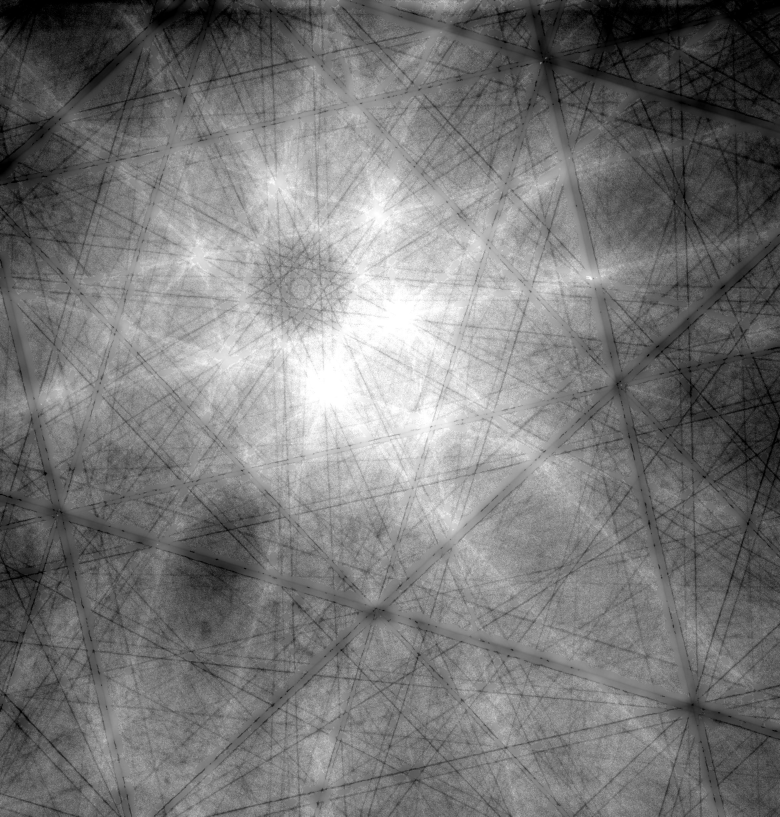
#> input picture docs/review_runs/visual_line_hide_v1/variants/B_sato95_width4_mg_sigma15_keep0.1/suppressed_preview.jpg, 2340 x 2450 px (shown at 1/3 size)
$ python -i line_band_contrast_suppress_v3.py   (imports and definitions only)
#> lines starting #> are read from the running program, lines starting #| are printed output that depends on the picture
#> further down, picture is the input picture: shape (2450, 2340); min 0, max 255, mean 119.7
"""Stage 2d - Visual Line Hide v3.

Extends v2 with *orientation-aware background filling*:

For every core / halo pixel we estimate the local ridge normal from the
structure tensor of the smoothed raw image, then sample the image along
+/- normal at distances {wc+2, wc+4, wc+8, wc+12}. Samples that land on
known line pixels (broad sato75 mask) or on the current edit mask or on
the protect mask are dropped. The remaining valid samples are reduced
with a per-pixel median; pixels with zero valid samples fall back to the
v2 side-band gaussian bg.

This is the closest the non-DL pipeline gets to "Photoshop line repair":
the replacement at the core comes from along-the-line neighbors, not
from a Gaussian blur of the surrounding region — so cross-line texture
is preserved and the line core no longer fights back through residual
contrast.

Sweep budget: 32 variants total
- C90b: 3 (black_threshold) x 2 (core_width) x 2 (halo_width) x 2 (keep_halo) = 24
- D85b: 2 (black_threshold)  x 2 (core_width) x 1 (halo_width) x 2 (keep_halo) = 8

Per-variant summary panels embed 4 auto-picked zoom crops; an aggregate
zoom_compare_sheet shows top variants vs raw across all 4 crops.
"""

from __future__ import annotations

import argparse
import csv
import json
import time
import warnings
from itertools import product
from pathlib import Path

import numpy as np
import tifffile
from PIL import Image
from scipy import ndimage
from skimage.morphology import binary_closing, binary_dilation, disk

import matplotlib
# [1 line not run here, left out]
import matplotlib.pyplot as plt


# --------------------------------------------------------------------------- #
# IO helpers
# --------------------------------------------------------------------------- #

def load_tif(path: Path) -> np.ndarray:
    return tifffile.imread(str(path))


def load_mask(path: Path) -> np.ndarray:
    img = Image.open(str(path)).convert("L")
    return np.asarray(img) > 127


def save_mask(path: Path, mask: np.ndarray) -> None:
    path.parent.mkdir(parents=True, exist_ok=True)
    Image.fromarray((mask.astype(np.uint8) * 255)).save(str(path))


def save_uint8(path: Path, arr8: np.ndarray) -> None:
    path.parent.mkdir(parents=True, exist_ok=True)
    Image.fromarray(arr8).save(str(path))


def save_tif(path: Path, arr: np.ndarray) -> None:
    path.parent.mkdir(parents=True, exist_ok=True)
    tifffile.imwrite(str(path), arr, compression="zlib")


# --------------------------------------------------------------------------- #
# Black-line score (carried over from v2)
# --------------------------------------------------------------------------- #

# [15 lines left out: function compute_black_line_score, not called in this run]


# --------------------------------------------------------------------------- #
# Structure tensor -> ridge normal direction
# --------------------------------------------------------------------------- #

def compute_normal_direction(
    img_f: np.ndarray, sigma_pre: float = 1.0, sigma_tensor: float = 4.0,
) -> tuple[np.ndarray, np.ndarray, np.ndarray]:
    """Return (cos_n, sin_n, coherence).

    (cos_n, sin_n) is a unit vector pointing along the dominant gradient
    (which equals the ridge *normal* for thin ridges). It is given in
    image coordinates so that sampling at offset d uses
        (y + d*sin_n, x + d*cos_n).
    coherence in [0, 1] is the eigenvalue ratio (lam1 - lam2) / (lam1 + lam2);
    high near real ridges, low in featureless regions.
    """
#> called with sigma_pre = 1, sigma_tensor = 4
    img_s = ndimage.gaussian_filter(img_f, sigma=sigma_pre)
    gx = ndimage.sobel(img_s, axis=1)
    gy = ndimage.sobel(img_s, axis=0)
    Jxx = ndimage.gaussian_filter(gx * gx, sigma=sigma_tensor)
    Jxy = ndimage.gaussian_filter(gx * gy, sigma=sigma_tensor)
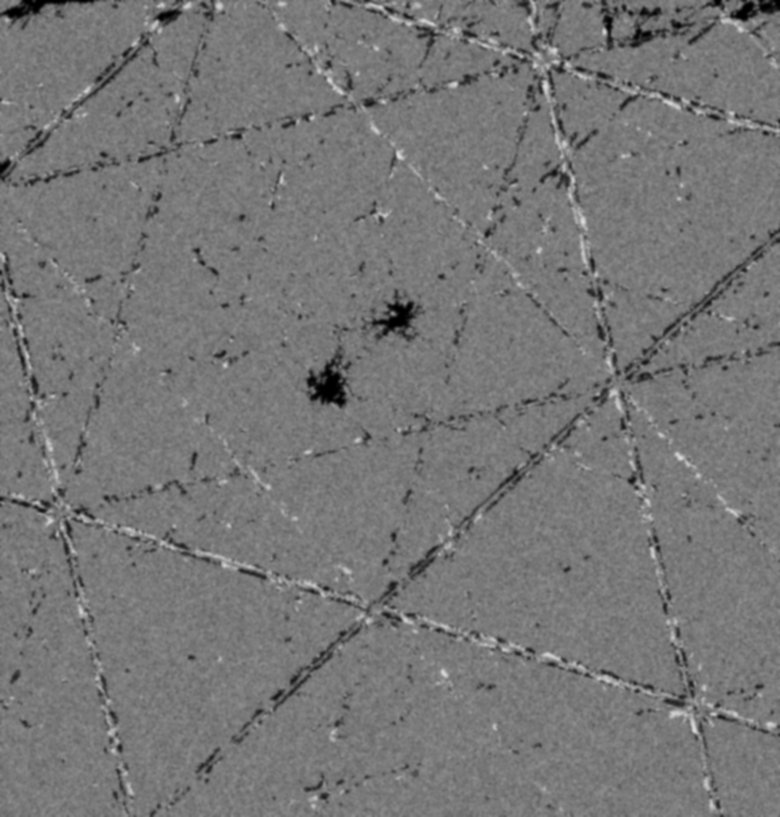
#> Jxy: shape (2450, 2340) (shown at 1/3 size); min 0, max 222, mean 118.4
    Jyy = ndimage.gaussian_filter(gy * gy, sigma=sigma_tensor)
    theta_n = 0.5 * np.arctan2(2.0 * Jxy, Jxx - Jyy)
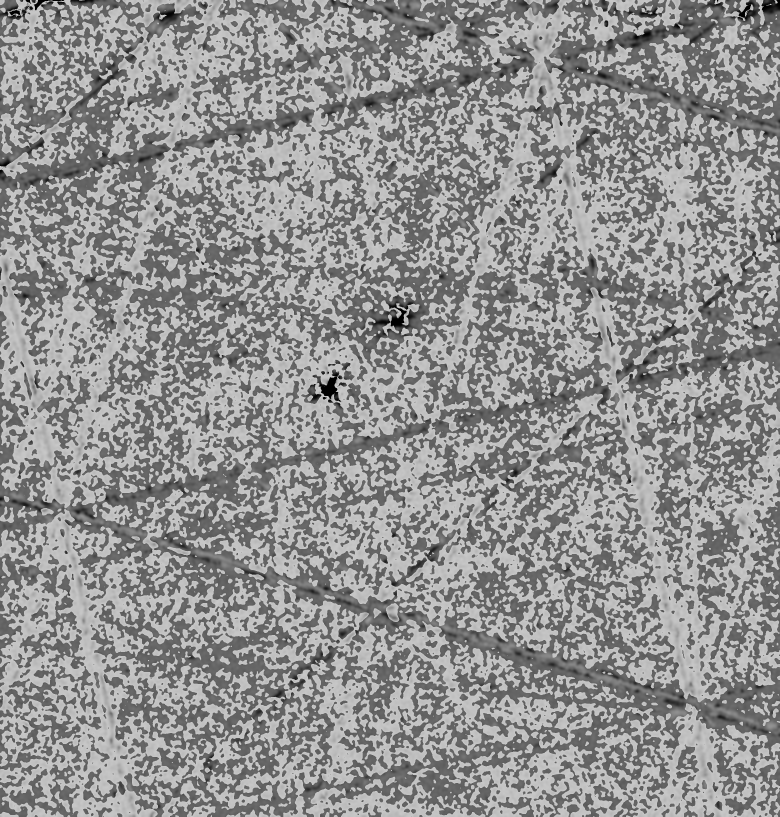
#> theta_n: shape (2450, 2340) float64 (shown at 1/3 size); min 0, max 0.785, mean 0.576
    cos_n = np.cos(theta_n).astype(np.float32)
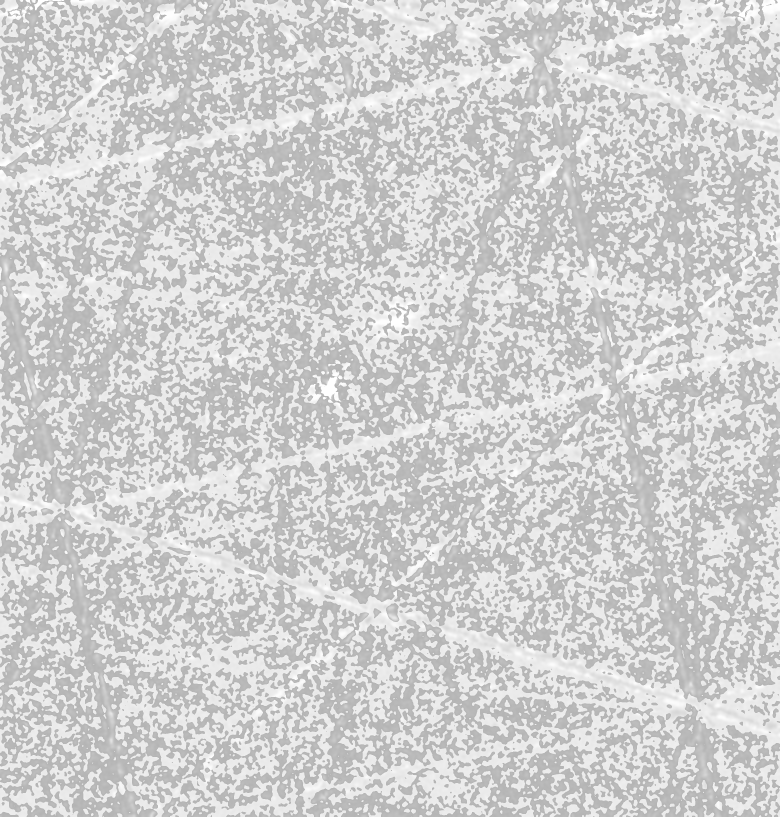
#> cos_n: shape (2450, 2340) float32 (shown at 1/3 size); min 0.707, max 1, mean 0.823
    sin_n = np.sin(theta_n).astype(np.float32)
    tmp = np.sqrt(np.maximum((Jxx - Jyy) ** 2 + 4.0 * Jxy ** 2, 0.0))
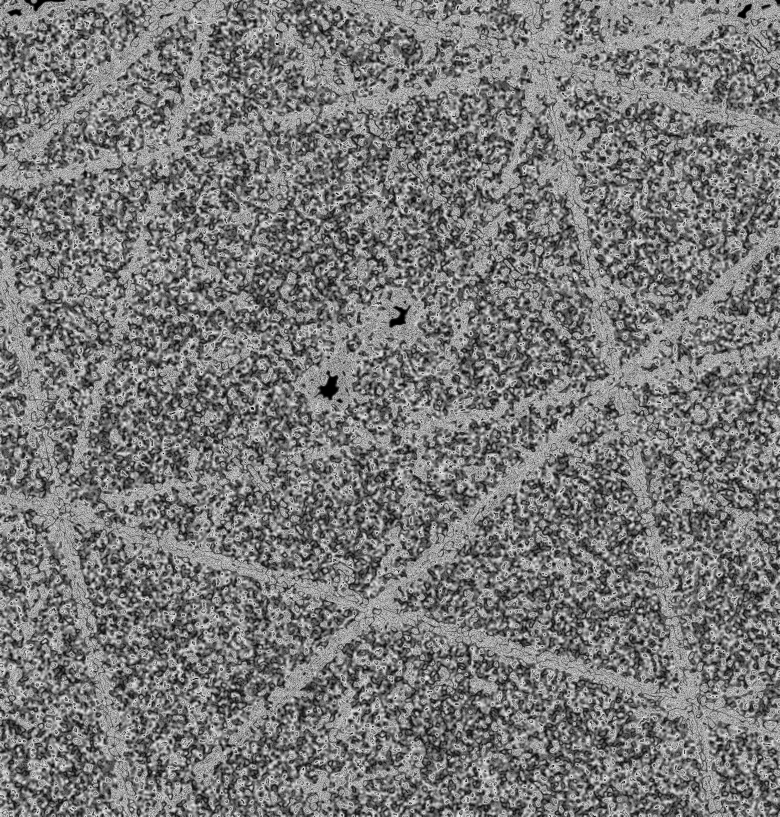
#> tmp: shape (2450, 2340) float64 (shown at 1/3 size); min 0, max 35.28, mean 16.8; drawn with min black and max white
    lam1 = 0.5 * (Jxx + Jyy + tmp)
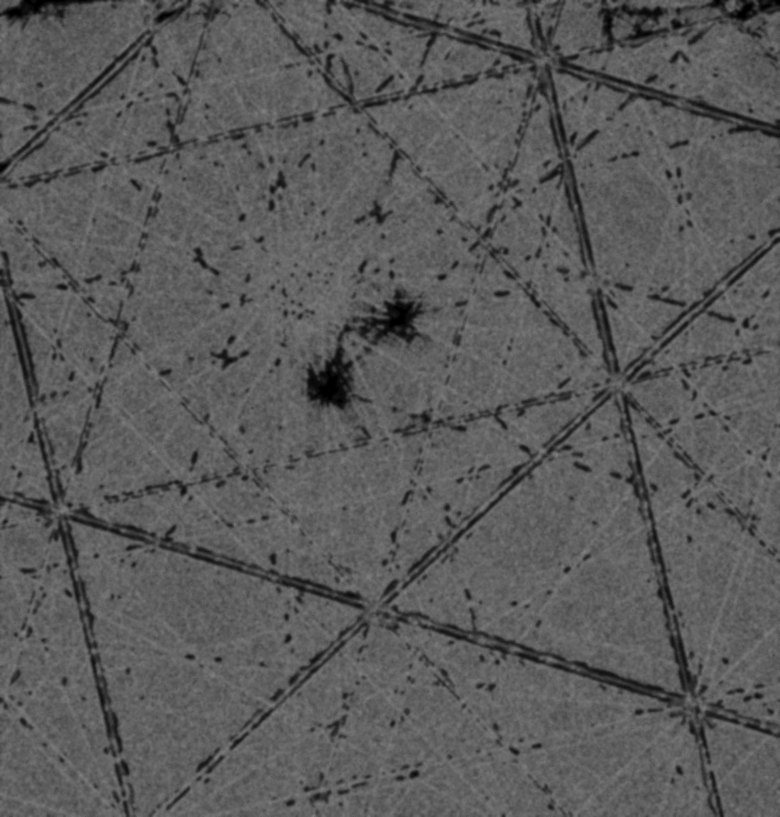
#> lam1: shape (2450, 2340) float64 (shown at 1/3 size); min 0, max 131.4, mean 90.5
    lam2 = 0.5 * (Jxx + Jyy - tmp)
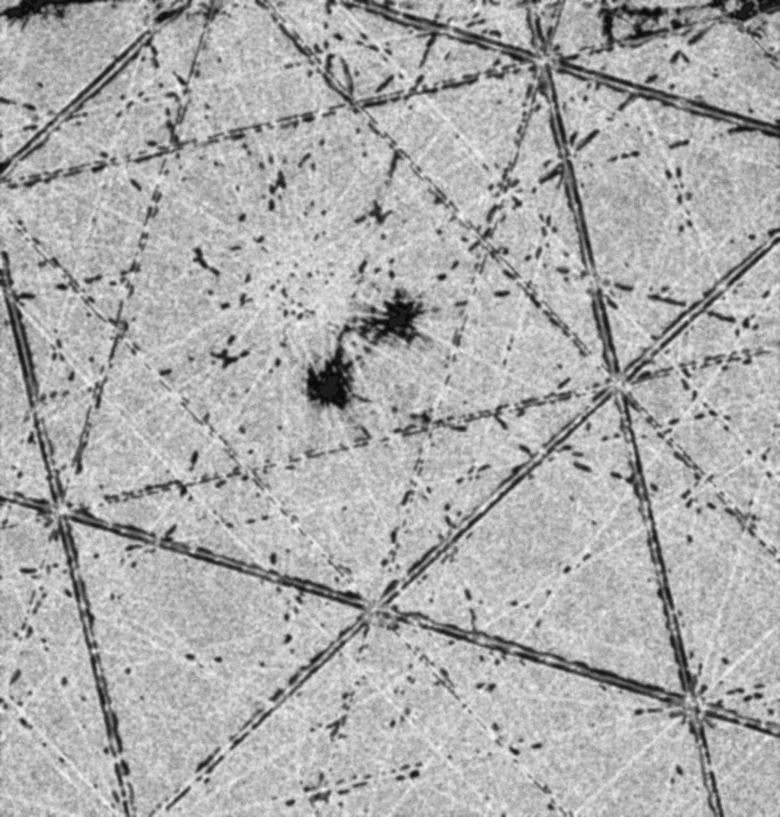
#> lam2: shape (2450, 2340) float64 (shown at 1/3 size); min -15.1, max 116, mean 73.6; drawn with min black and max white
    coh = (lam1 - lam2) / (lam1 + lam2 + 1e-12)
    coh = np.clip(coh, 0.0, 1.0).astype(np.float32)
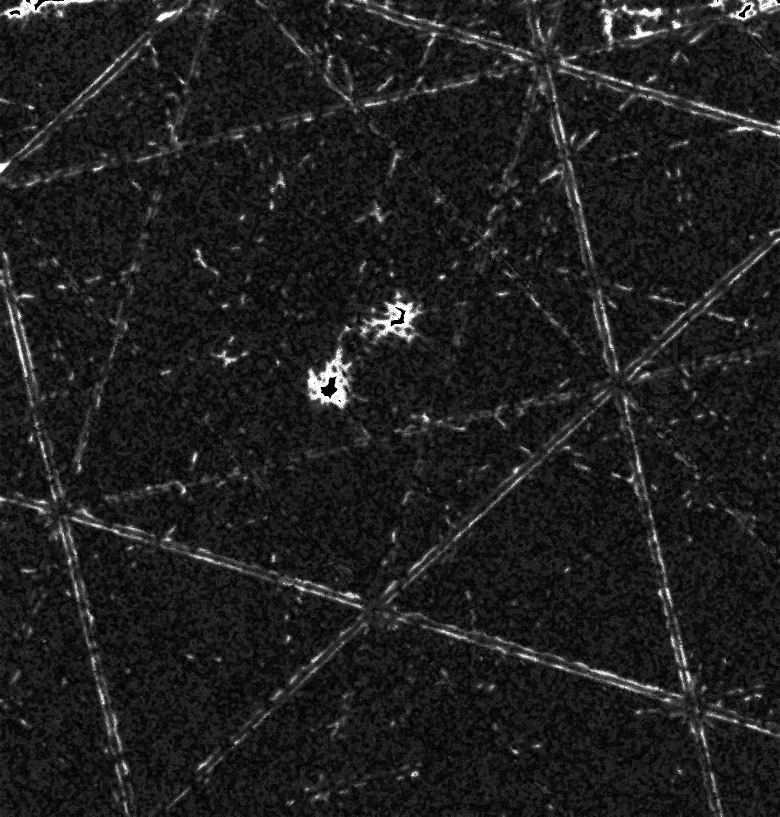
#> coh: shape (2450, 2340) float32 (shown at 1/3 size); min 0, max 1, mean 0.123
    return cos_n, sin_n, coh


# --------------------------------------------------------------------------- #
# Core + halo masks
# --------------------------------------------------------------------------- #

# [183 lines left out: functions build_core_halo, side_band_bg, directional_bg, feather_outer_alpha, suppress_v3, select_zoom_crops and 2 more, not called in this run]


def to_uint8(arr: np.ndarray, lo: float, hi: float) -> np.ndarray:
    a = (arr.astype(np.float32) - lo) / (hi - lo)
    return (np.clip(a, 0.0, 1.0) * 255.0 + 0.5).astype(np.uint8)


# [177 lines left out: functions overlay_core_halo, diff_heatmap, downscale_uint8, save_summary_panel, save_contact_sheet, save_compare_sheet and 1 more, not called in this run]


# --------------------------------------------------------------------------- #
# Variant runner
# --------------------------------------------------------------------------- #

VARIANT_FIELDS = [
    "variant_name", "mask_name", "black_threshold",
    "width_core", "halo_width", "keep_core", "keep_halo",
    "side_sigma", "feather_radius",
    "core_coverage_percent", "halo_coverage_percent",
    "edit_coverage_percent",
    "dir_bg_coverage_core_percent",
    "mean_abs_removed_core", "mean_abs_removed_halo",
    "mean_abs_removed_outside",
    "core_residual_after_suppress",
]


# [95 lines left out: functions variant_name_of, run_variant, not called in this run]


# --------------------------------------------------------------------------- #
# Sweep definition
# --------------------------------------------------------------------------- #

MASK_FILES = {
    "C_sato90": ("mask_C_sato90.png", "C90b"),
    "D_sato85": ("mask_D_sato85.png", "D85b"),
}

DEFAULT_SWEEP = [
    # (mask_name, black_thresholds, core_widths, halo_widths, keep_halos)
    ("C_sato90", [0.5, 0.8, 1.0], [5, 7], [6, 8], [0.2, 0.3]),
    ("D_sato85", [0.5, 1.0],      [5, 7], [8],    [0.2, 0.3]),
]


# [262 lines left out: functions expand_sweep, priority_top_variants, main, not called in this run]


# [2 lines not run here, left out]

>>> import cv2
>>> picture = cv2.imread('../../docs/review_runs/visual_line_hide_v1/variants/B_sato95_width4_mg_sigma15_keep0.1/suppressed_preview.jpg', cv2.IMREAD_GRAYSCALE)
>>> result = compute_normal_direction(picture)
